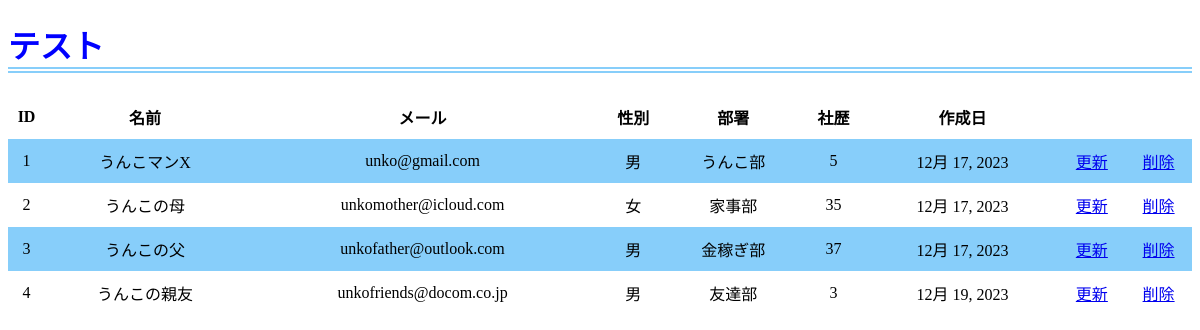
Screenshot of /info with the database file from the repository.
### webtestapp/models.py (models this page shows, shortened)
class Employee(models.Model):
    name = models.CharField('名前', max_length=225)
    mail = models.EmailField('メール', max_length=225)
    gender = models.BooleanField('性別')
    department = models.CharField('部署', max_length=225)
    year = models.IntegerField('社歴', default=0)
    created_at = models.DateField('作成日', default=timezone.now)

### webtestapp/views.py (the view)
# urls.py: path('info',views.info,name='info'),
def info(request):
    employees = Employee.objects.all()
    header = ['ID','名前','メール','性別','部署','社歴','作成日']
    my_dict2 = {
        'title':'テスト',
        'employees':employees,
        'header':header
    }
    return render(request, 'webtestapp/info.html', my_dict2)

### webtestapp/templates/webtestapp/info.html (shortened to what this page needs)
<!DOCTYPE html>
{% load static %}
<html lang="ja">
  <head>
    <link rel="stylesheet" href="{% static "css/style.css" %}" />
  </head>
  <body>
    <h1>{{ title }}</h1>
    <table>
      <tr>
        {% for col in header %}
          <th>{{ col }}</th>
        {% endfor %}
      {% for employee in employees %}
      <tr>
        <td>{{ employee.id }}</td>
        <td>{{ employee.name }}</td>
        <td>{{ employee.mail }}</td>
        <td>{% if not employee.gender %}男{% endif %}
            {% if employee.gender %}女{% endif %}
        </td>
        <td>{{ employee.department }}</td>
        <td>{{ employee.year }}</td>
        <td>{{ employee.created_at }}</td>
        <td><a href="{% url 'webtestapp:update' employee.id %}">更新</a></td>
        <td><a href="{% url 'webtestapp:delete' employee.id %}">削除</a></td>
      </tr>
      {% endfor %}
  </body>
</html>

### static/css/style.css (style rules this page uses)
h1 { color: blue; border-bottom: double 6px #87CEFA; }
table { width: 100%; border-collapse: collapse; border-spacing: 0; }
table th, table td { padding: 10px 0; text-align: center; }
table tr:nth-child(even) { background-color: #87CEFA }

### rows the page displays
Employee: id "1", name "うんこマンX", mail "unko@gmail.com", gender "男", department "うんこ部", year "5", created_at "12月 17, 2023"
Employee: id "2", name "うんこの母", mail "unkomother@icloud.com", gender "女", department "家事部", year "35", created_at "12月 17, 2023"
Employee: id "3", name "うんこの父", mail "unkofather@outlook.com", gender "男", department "金稼ぎ部", year "37", created_at "12月 17, 2023"
Employee: id "4", name "うんこの親友", mail "unkofriends@docom.co.jp", gender "男", department "友達部", year "3", created_at "12月 19, 2023"

### other values shown
{{ title }} "テスト"
{{ col }} "ID" "名前" "メール" "性別" "部署" "社歴" "作成日"
